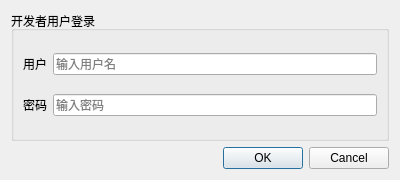
<?xml version="1.0" encoding="UTF-8"?>
<ui version="4.0">
 <class>DeveloperDialog</class>
 <widget class="QDialog" name="DeveloperDialog">
  <property name="geometry">
   <rect>
    <x>0</x>
    <y>0</y>
    <width>400</width>
    <height>180</height>
   </rect>
  </property>
  <property name="windowTitle">
   <string>认证开发者资格</string>
  </property>
  <property name="windowIcon">
   <iconset resource="src.qrc">
    <normaloff>:/pic/icon/LOGO.png</normaloff>:/pic/icon/LOGO.png</iconset>
  </property>
  <layout class="QGridLayout" name="gridLayout_2">
   <item row="0" column="0">
    <widget class="QGroupBox" name="groupBox">
     <property name="title">
      <string>开发者用户登录</string>
     </property>
     <layout class="QGridLayout" name="gridLayout">
      <item row="0" column="0">
       <widget class="QLabel" name="label">
        <property name="text">
         <string>用户</string>
        </property>
        <property name="buddy">
         <cstring>name</cstring>
        </property>
       </widget>
      </item>
      <item row="0" column="1">
       <widget class="QLineEdit" name="name">
        <property name="placeholderText">
         <string>输入用户名</string>
        </property>
       </widget>
      </item>
      <item row="1" column="0">
       <widget class="QLabel" name="label_2">
        <property name="text">
         <string>密码</string>
        </property>
        <property name="buddy">
         <cstring>password</cstring>
        </property>
       </widget>
      </item>
      <item row="1" column="1">
       <widget class="QLineEdit" name="password">
        <property name="echoMode">
         <enum>QLineEdit::Password</enum>
        </property>
        <property name="placeholderText">
         <string>输入密码</string>
        </property>
       </widget>
      </item>
     </layout>
    </widget>
   </item>
   <item row="1" column="0">
    <widget class="QDialogButtonBox" name="buttonBox">
     <property name="orientation">
      <enum>Qt::Horizontal</enum>
     </property>
     <property name="standardButtons">
      <set>QDialogButtonBox::Cancel|QDialogButtonBox::Ok</set>
     </property>
    </widget>
   </item>
  </layout>
 </widget>
 <resources>
  <include location="src.qrc"/>
 </resources>
 <connections>
  <connection>
   <sender>buttonBox</sender>
   <signal>accepted()</signal>
   <receiver>DeveloperDialog</receiver>
   <slot>accept()</slot>
   <hints>
    <hint type="sourcelabel">
     <x>248</x>
     <y>254</y>
    </hint>
    <hint type="destinationlabel">
     <x>157</x>
     <y>274</y>
    </hint>
   </hints>
  </connection>
  <connection>
   <sender>buttonBox</sender>
   <signal>rejected()</signal>
   <receiver>DeveloperDialog</receiver>
   <slot>reject()</slot>
   <hints>
    <hint type="sourcelabel">
     <x>316</x>
     <y>260</y>
    </hint>
    <hint type="destinationlabel">
     <x>286</x>
     <y>274</y>
    </hint>
   </hints>
  </connection>
 </connections>
</ui>
